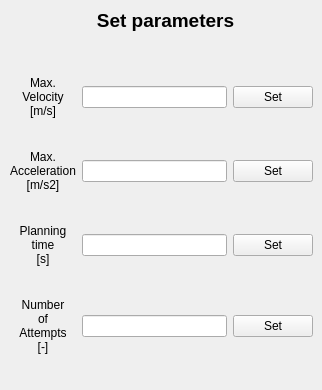
     <widget class="QWidget" name="mode6_3">
      <attribute name="title">
       <string>  5 </string>
      </attribute>
      <widget class="QLabel" name="label_152">
       <property name="geometry">
        <rect>
         <x>60</x>
         <y>0</y>
         <width>211</width>
         <height>41</height>
        </rect>
       </property>
       <property name="text">
        <string>&lt;html&gt;&lt;head/&gt;&lt;body&gt;&lt;p align=&quot;center&quot;&gt;&lt;span style=&quot; font-size:14pt; font-weight:600;&quot;&gt;Set parameters&lt;/span&gt;&lt;/p&gt;&lt;/body&gt;&lt;/html&gt;</string>
       </property>
      </widget>
      <widget class="QWidget" name="gridLayoutWidget_15">
       <property name="geometry">
        <rect>
         <x>10</x>
         <y>50</y>
         <width>303</width>
         <height>331</height>
        </rect>
       </property>
       <layout class="QGridLayout" name="gridLayout_15">
        <item row="0" column="2">
         <widget class="QPushButton" name="setParameters_Velocity_PushButton_3">
          <property name="text">
           <string>Set</string>
          </property>
         </widget>
        </item>
        <item row="1" column="0">
         <widget class="QLabel" name="label_153">
          <property name="text">
           <string>&lt;html&gt;&lt;head/&gt;&lt;body&gt;&lt;p align=&quot;center&quot;&gt;Max.&lt;br/&gt;Acceleration&lt;br/&gt;[m/s2]&lt;/p&gt;&lt;/body&gt;&lt;/html&gt;</string>
          </property>
         </widget>
        </item>
        <item row="2" column="0">
         <widget class="QLabel" name="label_154">
          <property name="text">
           <string>&lt;html&gt;&lt;head/&gt;&lt;body&gt;&lt;p align=&quot;center&quot;&gt;Planning&lt;br/&gt;time&lt;br/&gt;[s]&lt;/p&gt;&lt;/body&gt;&lt;/html&gt;</string>
          </property>
         </widget>
        </item>
        <item row="0" column="0">
         <widget class="QLabel" name="label_155">
          <property name="text">
           <string>&lt;html&gt;&lt;head/&gt;&lt;body&gt;&lt;p align=&quot;center&quot;&gt;Max.&lt;br/&gt;Velocity&lt;br/&gt;[m/s]&lt;/p&gt;&lt;/body&gt;&lt;/html&gt;</string>
          </property>
         </widget>
        </item>
        <item row="3" column="0">
         <widget class="QLabel" name="label_156">
          <property name="text">
           <string>&lt;html&gt;&lt;head/&gt;&lt;body&gt;&lt;p align=&quot;center&quot;&gt;Number&lt;br/&gt;of&lt;br/&gt;Attempts&lt;br/&gt;[-]&lt;/p&gt;&lt;/body&gt;&lt;/html&gt;</string>
          </property>
         </widget>
        </item>
        <item row="1" column="1">
         <widget class="QLineEdit" name="setParameters_Acceleration_LineEdit_3"/>
        </item>
        <item row="0" column="1">
         <widget class="QLineEdit" name="setParameters_Velocity_LineEdit_3"/>
        </item>
        <item row="2" column="1">
         <widget class="QLineEdit" name="setParameters_PlanningTime_LineEdit_3"/>
        </item>
        <item row="3" column="1">
         <widget class="QLineEdit" name="setParameters_NumOfAttempts_LineEdit_3"/>
        </item>
        <item row="1" column="2">
         <widget class="QPushButton" name="setParameters_Acceleration_PushButton_3">
          <property name="text">
           <string>Set</string>
          </property>
         </widget>
        </item>
        <item row="3" column="2">
         <widget class="QPushButton" name="setParameters_NumOfAttempts_PushButton_3">
          <property name="text">
           <string>Set</string>
          </property>
         </widget>
        </item>
        <item row="2" column="2">
         <widget class="QPushButton" name="setParameters_PlanningTime_PushButton_3">
          <property name="text">
           <string>Set</string>
          </property>
         </widget>
        </item>
       </layout>
      </widget>
     </widget>
